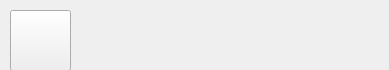
<?xml version="1.0" encoding="UTF-8"?>
<ui version="4.0">
 <class>FriendItem</class>
 <widget class="QWidget" name="FriendItem">
  <property name="geometry">
   <rect>
    <x>0</x>
    <y>0</y>
    <width>389</width>
    <height>70</height>
   </rect>
  </property>
  <property name="windowTitle">
   <string>Form</string>
  </property>
  <widget class="QPushButton" name="pb_img">
   <property name="geometry">
    <rect>
     <x>10</x>
     <y>10</y>
     <width>61</width>
     <height>61</height>
    </rect>
   </property>
   <property name="text">
    <string/>
   </property>
   <property name="iconSize">
    <size>
     <width>60</width>
     <height>60</height>
    </size>
   </property>
  </widget>
  <widget class="QWidget" name="layoutWidget">
   <property name="geometry">
    <rect>
     <x>70</x>
     <y>10</y>
     <width>311</width>
     <height>61</height>
    </rect>
   </property>
   <layout class="QVBoxLayout" name="verticalLayout">
    <item>
     <widget class="QLabel" name="l_nick_2">
      <property name="text">
       <string/>
      </property>
     </widget>
    </item>
    <item>
     <widget class="QLabel" name="l_sign">
      <property name="text">
       <string/>
      </property>
     </widget>
    </item>
   </layout>
  </widget>
 </widget>
 <resources/>
 <connections/>
</ui>
